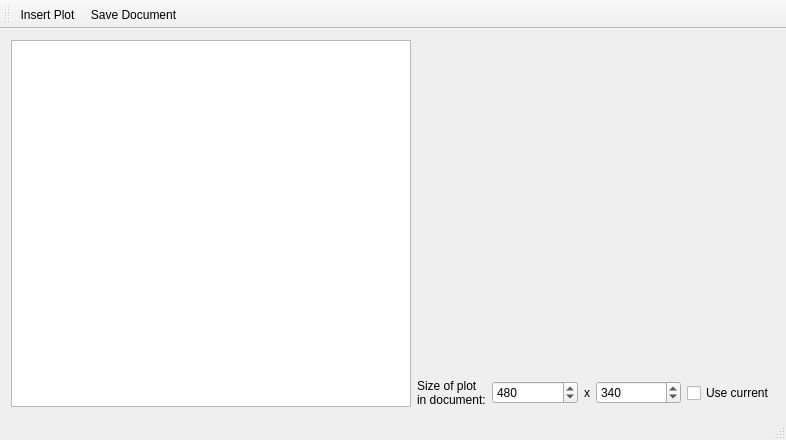
<?xml version="1.0" encoding="UTF-8"?>
<ui version="4.0">
 <class>MainWindow</class>
 <widget class="QMainWindow" name="MainWindow">
  <property name="geometry">
   <rect>
    <x>0</x>
    <y>0</y>
    <width>786</width>
    <height>440</height>
   </rect>
  </property>
  <property name="windowTitle">
   <string>QCustomPlot Document Insertion Demo</string>
  </property>
  <widget class="QWidget" name="centralWidget">
   <layout class="QHBoxLayout" name="horizontalLayout_2">
    <item>
     <widget class="QTextEdit" name="textEdit">
      <property name="minimumSize">
       <size>
        <width>400</width>
        <height>0</height>
       </size>
      </property>
     </widget>
    </item>
    <item>
     <layout class="QVBoxLayout" name="verticalLayout">
      <item>
       <widget class="QCustomPlot" name="plot" native="true">
        <property name="sizePolicy">
         <sizepolicy hsizetype="Preferred" vsizetype="MinimumExpanding">
          <horstretch>0</horstretch>
          <verstretch>0</verstretch>
         </sizepolicy>
        </property>
       </widget>
      </item>
      <item>
       <layout class="QHBoxLayout" name="horizontalLayout">
        <item>
         <widget class="QLabel" name="label">
          <property name="text">
           <string>&lt;html&gt;&lt;head/&gt;&lt;body&gt;&lt;p&gt;Size of plot&lt;br/&gt;in document:&lt;/p&gt;&lt;/body&gt;&lt;/html&gt;</string>
          </property>
         </widget>
        </item>
        <item>
         <widget class="QSpinBox" name="sbWidth">
          <property name="sizePolicy">
           <sizepolicy hsizetype="MinimumExpanding" vsizetype="Fixed">
            <horstretch>0</horstretch>
            <verstretch>0</verstretch>
           </sizepolicy>
          </property>
          <property name="minimum">
           <number>1</number>
          </property>
          <property name="maximum">
           <number>9999</number>
          </property>
          <property name="value">
           <number>480</number>
          </property>
         </widget>
        </item>
        <item>
         <widget class="QLabel" name="label_2">
          <property name="text">
           <string>x</string>
          </property>
         </widget>
        </item>
        <item>
         <widget class="QSpinBox" name="sbHeight">
          <property name="sizePolicy">
           <sizepolicy hsizetype="MinimumExpanding" vsizetype="Fixed">
            <horstretch>0</horstretch>
            <verstretch>0</verstretch>
           </sizepolicy>
          </property>
          <property name="minimum">
           <number>1</number>
          </property>
          <property name="maximum">
           <number>9999</number>
          </property>
          <property name="value">
           <number>340</number>
          </property>
         </widget>
        </item>
        <item>
         <widget class="QCheckBox" name="cbUseCurrentSize">
          <property name="text">
           <string>Use current</string>
          </property>
         </widget>
        </item>
       </layout>
      </item>
     </layout>
    </item>
   </layout>
  </widget>
  <widget class="QToolBar" name="mainToolBar">
   <attribute name="toolBarArea">
    <enum>TopToolBarArea</enum>
   </attribute>
   <attribute name="toolBarBreak">
    <bool>false</bool>
   </attribute>
   <addaction name="actionInsert_Plot"/>
   <addaction name="actionSave_Document"/>
  </widget>
  <widget class="QStatusBar" name="statusBar"/>
  <action name="actionInsert_Plot">
   <property name="text">
    <string>Insert Plot</string>
   </property>
  </action>
  <action name="actionSave_Document">
   <property name="text">
    <string>Save Document...</string>
   </property>
  </action>
 </widget>
 <layoutdefault spacing="6" margin="11"/>
 <customwidgets>
  <customwidget>
   <class>QCustomPlot</class>
   <extends>QWidget</extends>
   <header>QCustomPlot_PyQt5</header>
   <container>1</container>
  </customwidget>
 </customwidgets>
 <resources/>
 <connections/>
</ui>
